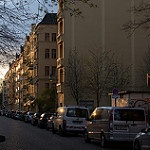
%> input picture RealDataset/landscape_image/0.jpg, 150 x 150 px; its folder holds 4 pictures in this run
$ octave main.m   (GNU Octave 9; MATLAB toolbox functions it lacks are replaced by stand-ins)
%> lines starting %> are read from the running program, lines starting %| are printed output that depends on the picture
### RealDataset/load_images/load_image.m
function [Y1 Y2 Y3] = load_image()
% function that loads datasets and stores them into a n x p matrix.
% each image is flattened into an length n vector, and there are
% a total of p images.
% output: data matrix Y

% for the landscape image dataset, each column is a color image of size
% 150*150*3


% get a list of all files in the folder/Users/jialunzhang/Dropbox/work/research/dictionary_learning/rebuttal_code/landscape_image
folder_path = './landscape_image/';
file_list = dir([folder_path '*.jpg']);

Y1 = []; % first-layer
Y2 = []; % second-layer
Y3 = []; % third-layer

% loop through the list and load each image into MATLAB
for i = 1:length(file_list)
    file_name = file_list(i).name;
    file_path = [folder_path file_name];
    image_data = imread(file_path);
%> image_data is the input picture: size 150x150x3 uint8; mean R, G, B 64, 58, 52.9

    % convert the image to a vector

    if length(image_data(:)) == 67500

        image_vector1 = reshape(image_data(:,:,1), [], 1);
        image_vector2 = reshape(image_data(:,:,2), [], 1);
        image_vector3 = reshape(image_data(:,:,3), [], 1);

        Y1 = [Y1 image_vector1];
        Y2 = [Y2 image_vector2];
        Y3 = [Y3 image_vector3];

    end

end

### RealDataset/patches/patches.m
function out = patches(data, patch_size)

[n p] = size(data);

m = sqrt(n);
patch_num = m/patch_size;

data = reshape(data,[m m p]);
data = reshape(data, [m patch_size patch_num*p]);
data = permute(data,[2 1 3]);
data = reshape(data, [patch_size patch_size patch_num^2 * p]);
data = permute(data,[2 1 3]);

out = data;

### RealDataset/main.m
%% Add dependencies to path and load image data

currentFolder = pwd;  % Get the current working directory
addpath(genpath(currentFolder));  % Add the current directory and all subfolders to the MATLAB path


[data1 data2 data3] = load_image();
[n, p] = size(data1); % here n = 22500 = 150 * 150
%> n = 22500; p = 4
m = sqrt(n); % each image is of size m * m * 3
%> m = 150


%% divide data matrix into patches
patch_num = 6;
patch_size = m/patch_num;
%> patch_size = 25
im_size = patch_num * patch_size;
%> im_size = 150

%% reshape each layer into patches
temp = patches(data1, patch_size);
%> in patches, `data = reshape(data,[m m p]);`:
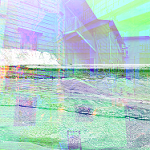
%> data: size 150x150x4 uint8; mean R, G, B, A 64, 133.5, 132.4, 101; transparent parts drawn white
layer1 = reshape(temp, [patch_size^2 p*patch_num^2]);
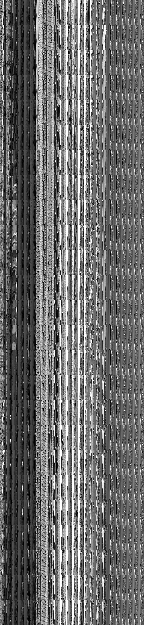
%> layer1: size 625x144 uint8; min 0, max 255, mean 107.7

temp = patches(data2, patch_size);
%> call 2 of patches, with patch_size = 25
%> in patches (call 2), `data = reshape(data,[m m p]);`:
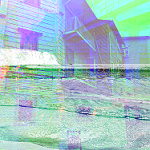
%> data: size 150x150x4 uint8; mean R, G, B, A 58, 125.2, 132.3, 118.3; transparent parts drawn white
layer2 = reshape(temp, [patch_size^2 p*patch_num^2]);
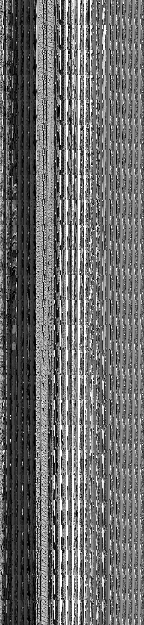
%> layer2: size 625x144 uint8; min 0, max 255, mean 108.5

temp = patches(data3, patch_size);
%> call 3 of patches, with patch_size = 25
%> in patches (call 3), `data = reshape(data,[m m p]);`:
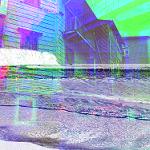
%> data: size 150x150x4 uint8; mean R, G, B, A 52.9, 79.8, 131.8, 140.3; transparent parts drawn white
layer3 = reshape(temp, [patch_size^2 p*patch_num^2]);
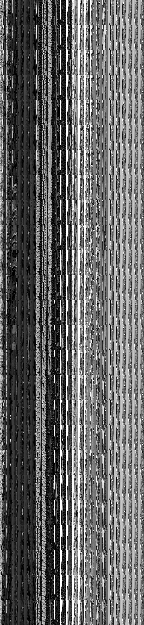
%> layer3: size 625x144 uint8; min 0, max 255, mean 101.2

% stack all three layers into a larger matrix
data = [layer1;layer2;layer3];
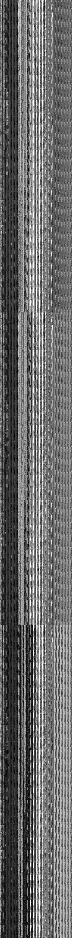
%> data: size 1875x144 uint8 (shown at 1/2 size); min 0, max 255, mean 105.8

% truncate the total number of samples (set p to be smaller for simulation
% speed)
%> (the run ends here)
